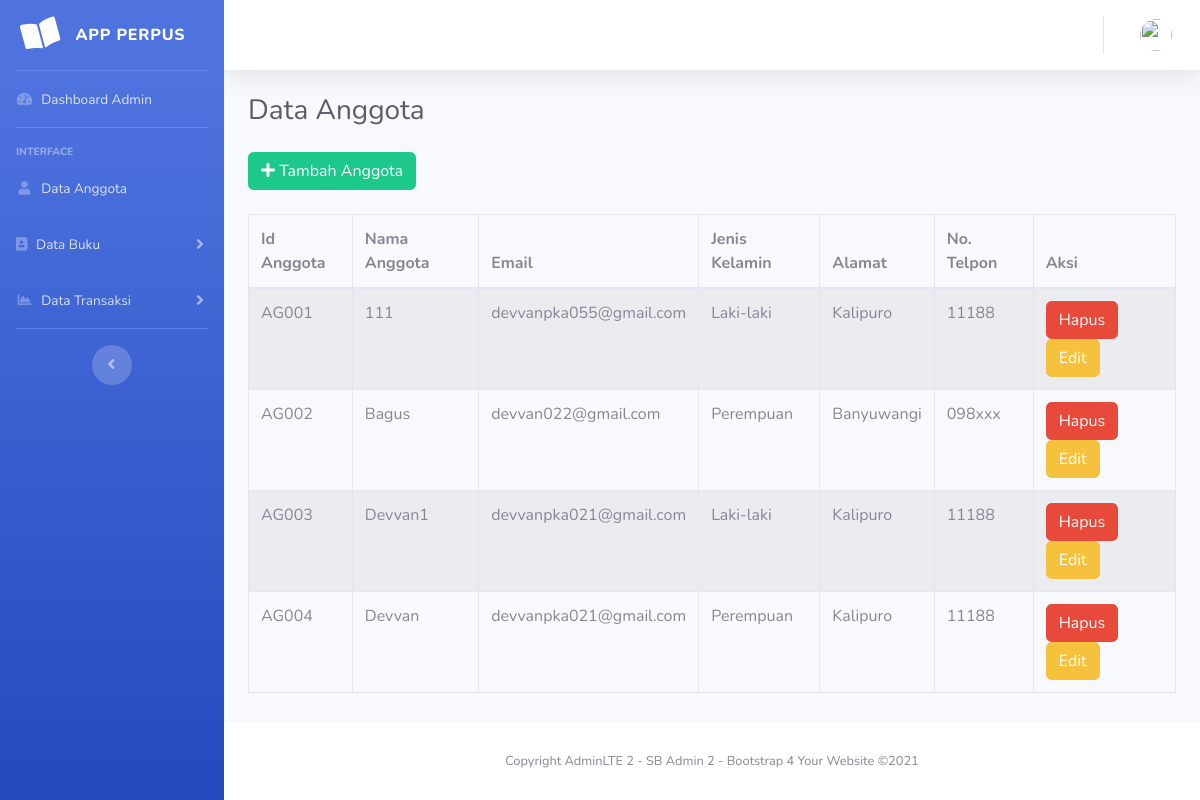
Screenshot of /index.php/admin/anggota with the database file from the repository.
### tables this page shows
CREATE TABLE `anggota` (
  `id_anggota` varchar(15) NOT NULL,
  `name` varchar(225) NOT NULL,
  `email` varchar(225) NOT NULL,
  `jaskel` varchar(225) NOT NULL,
  `alamat` varchar(225) NOT NULL,
  `no_hp` varchar(225) NOT NULL
);

### application/controllers/Admin.php (called while the page is built, shortened)
<?php
class Admin extends CI_Controller
{
    public function __construct()
    {
        $this->load->library('form_validation');
        $this->load->model('m_pengarang');
        $this->load->model('m_penerbit');
        $this->load->model('m_buku');
        $this->load->model('m_pinjam');
        $this->load->model('m_pengembalian');
        $this->load->model('m_anggota');
        $this->load->model('m_index');
    }
    public function anggota()
    {
        $data['title'] =  'App Perpus | Anggota';
        $data['user'] = $this->db->get_where('user', ['email' => $this->session->userdata('email')])->row_array();
        $data['data']    = $this->db->get('anggota')->result();
        $this->load->view('sb_templates/header', $data);
        $this->load->view('admin/anggota', $data);
        $this->load->view('sb_templates/footer');
    }
}

### index.php (called while the page is built, shortened)
<?php
require_once BASEPATH.'core/CodeIgniter.php';

### application/views/admin/anggota.php (the view, shortened to what this page needs)
<body id="page-top">
    <div id="wrapper">
        <ul class="navbar-nav bg-gradient-primary sidebar sidebar-dark accordion" id="accordionSidebar">
            <a class="sidebar-brand d-flex align-items-center justify-content-center">
                <div class="sidebar-brand-icon rotate-n-15">
                    <i class="fas fa-book-open"></i>
                </div>
                <div class="sidebar-brand-text mx-3">App Perpus</div>
            </a>
            <hr class="sidebar-divider my-0">
            <li class="nav-item">
                <a class="nav-link" href="<?= base_url() ?>admin">
                    <i class="fas fa-fw fa-tachometer-alt"></i>
                    <span>Dashboard Admin</span></a>
            </li>
            <hr class="sidebar-divider">
            <div class="sidebar-heading">
                Interface
            </div>
            <li class="nav-item">
                <a class="nav-link" href="<?= base_url() ?>admin/anggota">
                    <i class="fas fa-fw fa-user"></i>
                    <span>Data Anggota</span></a>
            </li>
            <li class="nav-item">
                <a class="nav-link collapsed" href="#" data-toggle="collapse" data-target="#collapseTwo" aria-expanded="true" aria-controls="collapseTwo">
                    <i class="fas fa-address-book"></i>
                    <span>Data Buku</span>
                </a>
            </li>
            <li class="nav-item">
                <a class="nav-link collapsed" href="#" data-toggle="collapse" data-target="#collapseUtilities" aria-expanded="true" aria-controls="collapseUtilities">
                    <i class="fas fa-fw fa-chart-area"></i>
                    <span>Data Transaksi</span>
                </a>
            </li>
            <hr class="sidebar-divider">
            <div class="text-center d-none d-md-inline">
                <button class="rounded-circle border-0" id="sidebarToggle"></button>
            </div>
        </ul>
        <div id="content-wrapper" class="d-flex flex-column">
            <div id="content">
                <nav class="navbar navbar-expand navbar-light bg-white topbar mb-4 static-top shadow">
                    <ul class="navbar-nav ml-auto">
                        <li class="nav-item dropdown no-arrow">
                            <a class="nav-link dropdown-toggle" href="#" id="userDropdown" role="button" data-toggle="dropdown" aria-haspopup="true" aria-expanded="false">
                                <img class="img-profile rounded-circle" src="<?= base_url('assets/img/profile/') . $user['image']; ?>">
                            </a>
                        </li>
                </nav>
                <div class="container-fluid">
                    <h1 class="h3 mb-4 text-gray-800">Data Anggota</h1>
                    <div class="row">
                        <div class="col-md-10">
                            <a href="<?= base_url() ?>admin/tambah_anggota" class="btn btn-success"><i class="fa fa-plus"></i> Tambah Anggota</a>
                        </div>
                    </div>
                    <br>
                    <div class="box-body">
                        <table id="example1" class="table table-bordered table-striped">
                            <thead>
                                <tr>
                                    <th>Id Anggota</th>
                                    <th>Nama Anggota</th>
                                    <th>Email</th>
                                    <th>Jenis Kelamin</th>
                                    <th>Alamat</th>
                                    <th>No. Telpon</th>
                                    <th>Aksi</th>
                                </tr>
                            </thead>
                            <tbody>
                                <?php
                                foreach ($data as $row) { ?>
                                    <tr>
                                        <td><?= $row->id_anggota; ?></td>
                                        <td><?= $row->name; ?></td>
                                        <td><?= $row->email; ?></td>
                                        <td><?= $row->jaskel; ?></td>
                                        <td><?= $row->alamat; ?></td>
                                        <td><?= $row->no_hp; ?></td>
                                        <td>
                                            <a href="<?= base_url() ?>admin/hapus/<?= $row->id_anggota; ?>" class="btn btn-danger btn-xs" onclick="return confirm('Yakin mau menghapus ?');">Hapus</a>
                                            <a href="<?= base_url() ?>admin/edit_anggota/<?= $row->id_anggota; ?>" class="btn btn-warning btn-xs">Edit</a>
                                        </td>
                                    </tr>
                                <?php }
                                ?>
                            </tbody>
                        </table>
                    </div>
                </div>
            </div>
            <footer class="sticky-footer bg-white">
                <div class="container my-auto">
                    <div class="copyright text-center my-auto">
                        <span>Copyright AdminLTE 2 - SB Admin 2 - Bootstrap 4 Your Website &copy;2021</span>
                    </div>
                </div>
            </footer>
        </div>
    </div>

### rows the page displays
anggota: id_anggota "AG001", name "111", email "devvanpka055@gmail.com", jaskel "Laki-laki", alamat "Kalipuro", no_hp "11188"
anggota: id_anggota "AG002", name "Bagus", email "devvan022@gmail.com", jaskel "Perempuan", alamat "Banyuwangi", no_hp "098xxx"
anggota: id_anggota "AG003", name "Devvan1", email "devvanpka021@gmail.com", jaskel "Laki-laki", alamat "Kalipuro", no_hp "11188"
anggota: id_anggota "AG004", name "Devvan", email "devvanpka021@gmail.com", jaskel "Perempuan", alamat "Kalipuro", no_hp "11188"
